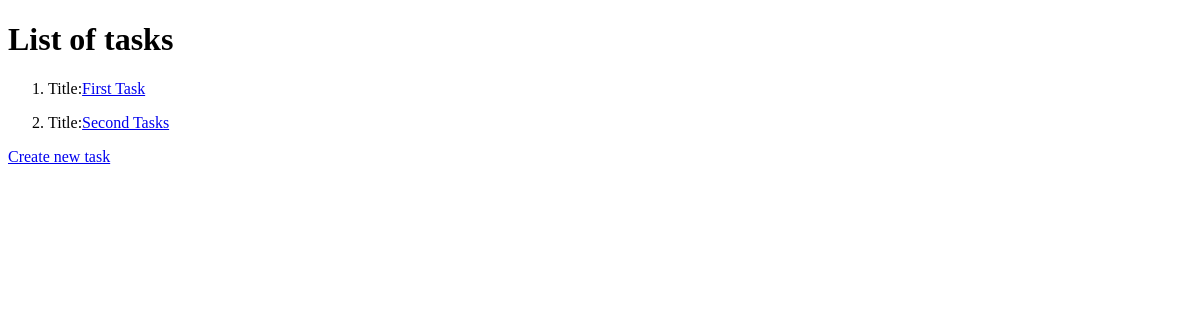
The app's page /, older data.
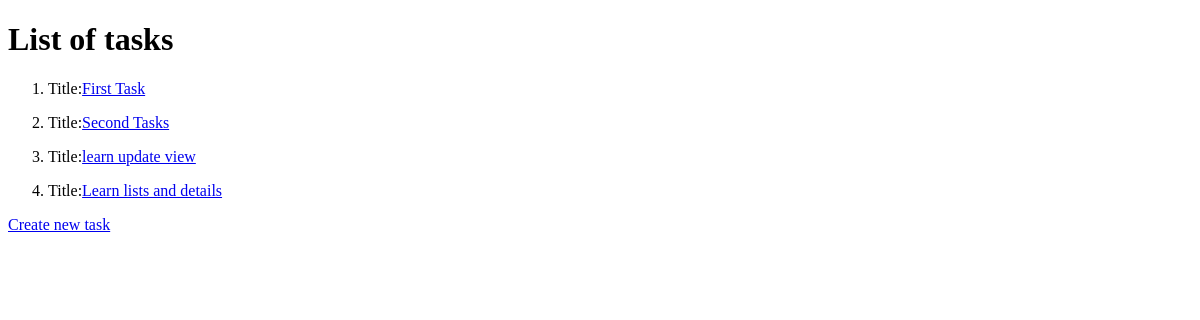
The same page, newer data.
### todo_app/models.py (models this page shows, shortened)
class Task(models.Model):
    title=models.CharField(max_length=100)
    description=models.TextField(max_length=200)
    status=models.BooleanField(default=False,verbose_name='Completed')
    created_at=models.DateField(auto_now_add=True)
    due_date=models.DateField()

### todo_app/views.py (the view)
# urls.py: path('',task_list,name='list'),
def task_list(request):
    tasks= Task.objects.all()
    return render(request,'todo_app/list.html',{'tasks':tasks})

### todo_app/templates/todo_app/list.html (shortened to what this page needs)
<!DOCTYPE html>
<html lang="en">
  <head>
  </head>
  <body>
    <h1>List of tasks</h1>
    <div>
      <ol>
        {% for task in tasks %}
        <li>
          <p>Title:<a href="{% url 'detail' task.id%}">{{task.title}}</a></p>
        </li>
        {% endfor %}
      </ol>
      <a href="{% url 'create' %}">Create new task</a>
    </div>
  </body>
</html>

Row changes from the older to the newer data that the page shows:
added Task: title "learn update view"
added Task: title "Learn lists and details"
